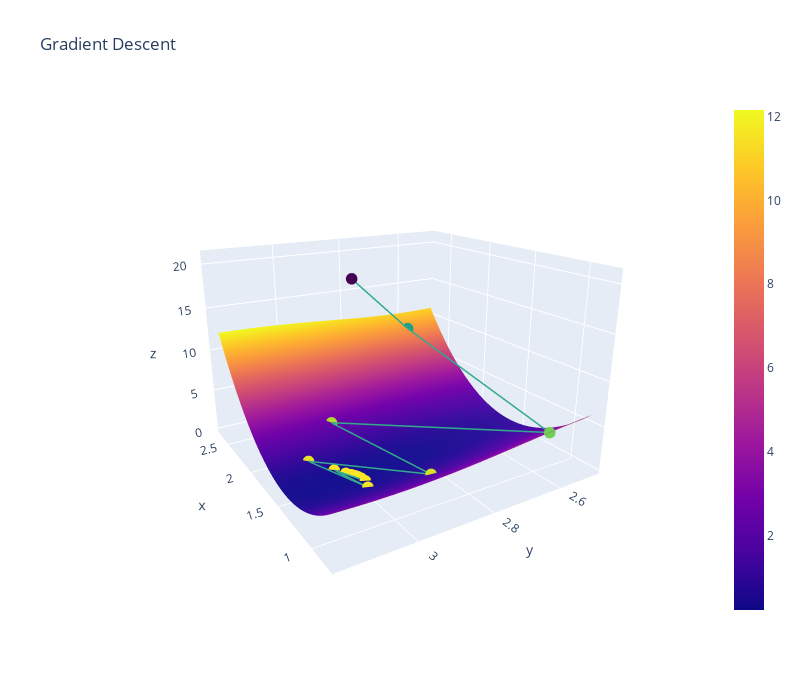

This figure's notebook cell:
### Code cell
# Run this cell to see a 3D plot (gradient descent with static alpha).
from lab7_utils import plot_3d
plot_3d(thetas[:, 0], thetas[:, 1], loss, mean_squared_error, sin_model, X, Y)
